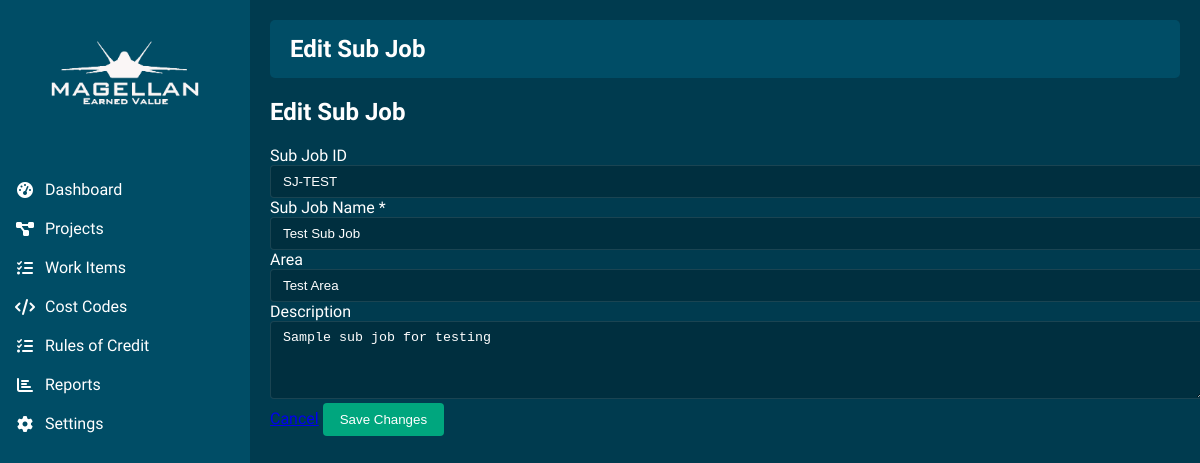
The app's page /edit_sub_job/1, older data.
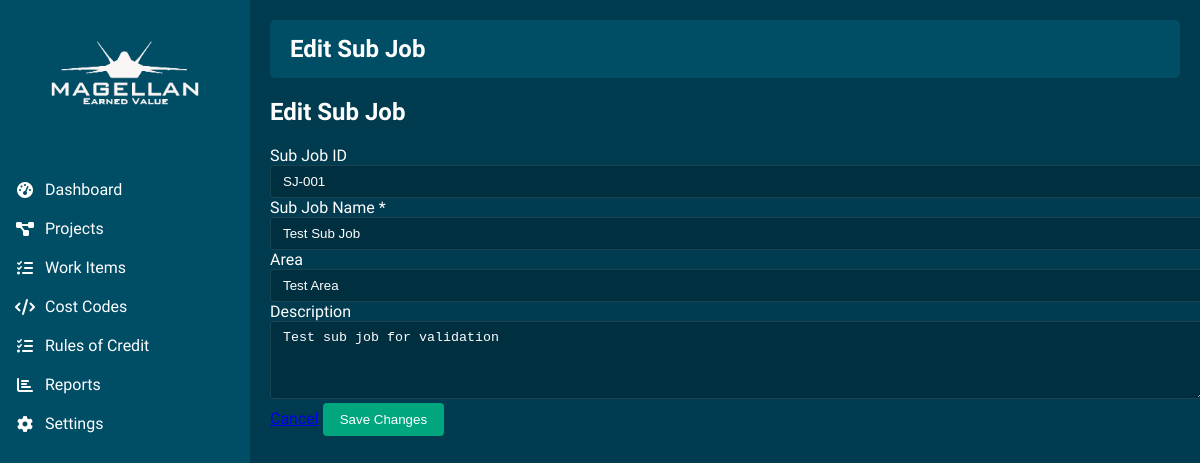
The same page, newer data.
### models.py (models this page shows, shortened)
class SubJob(db.Model):
    __tablename__ = "sub_job"
    id = db.Column(db.Integer, primary_key=True)
    sub_job_id_str = db.Column(db.String(50), unique=True, nullable=False)
    name = db.Column(db.String(200), nullable=False)
    description = db.Column(db.Text)
    project_id = db.Column(db.Integer, db.ForeignKey("project.id"), nullable=False)
    work_items = db.relationship("WorkItem", backref="sub_job", lazy=True, cascade="all, delete-orphan")
    area = db.Column(db.String(100))

### routes.py (the view, shortened to what this page needs)
@main_bp.route('/edit_sub_job/<int:sub_job_id>', methods=['GET', 'POST'])
def edit_sub_job(sub_job_id):
    sub_job = SubJob.query.get_or_404(sub_job_id)
    return render_template('edit_sub_job.html', sub_job=sub_job)

### templates/edit_sub_job.html (shortened to what this page needs)
{% extends "base.html" %}
{% block page_title %}Edit Sub Job{% endblock %}
{% block content %}
    <div class="content-container">
        <div class="card">
            <div class="card-header">
                <h2>Edit Sub Job</h2>
            </div>
            <div class="card-body">
                <form method="POST" action="{{ url_for('main.edit_sub_job', sub_job_id=sub_job.id) }}">
                    <div class="form-group">
                        <label for="sub_job_id_str">Sub Job ID</label>
                        <input type="text" id="sub_job_id_str" name="sub_job_id_str" class="form-control" value="{{ sub_job.sub_job_id_str }}">
                    </div>
                    <div class="form-group">
                        <label for="name">Sub Job Name <span class="required">*</span></label>
                        <input type="text" id="name" name="name" class="form-control" value="{{ sub_job.name }}" required>
                    </div>
                    <div class="form-group">
                        <label for="area">Area</label>
                        <input type="text" id="area" name="area" class="form-control" value="{{ sub_job.area }}">
                    </div>
                    <div class="form-group">
                        <label for="description">Description</label>
                        <textarea id="description" name="description" class="form-control" rows="4">{{ sub_job.description }}</textarea>
                    </div>
                    <div class="form-actions">
                        <a href="{{ url_for('main.view_sub_job', sub_job_id=sub_job.id) }}" class="btn btn-outline">Cancel</a>
                        <button type="submit" class="btn btn-primary">Save Changes</button>
                    </div>
                </form>
            </div>
        </div>
    </div>
{% endblock %}

Row changes from the older to the newer data that the page shows:
changed SubJob "Test Sub Job": sub_job_id_str "SJ-TEST" → "SJ-001"; description "Sample sub job for testing" → "Test sub job for validation"
